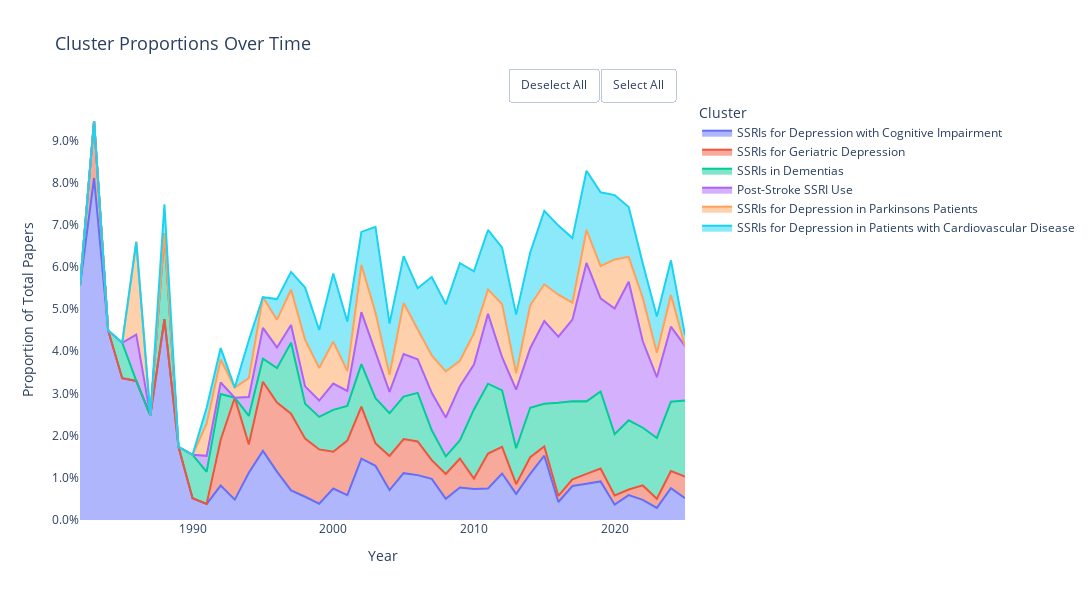

The notebook cell saved with this chart:
### Markdown cell above
# Plot Geriatrics

### Code cell
fig_geriatrics

### Figure 1 — Plotly figure (JSON) as saved in the notebook; plotly's stock layout.template omitted (floating-point values rounded to 4 significant figures)
{"data": [{"fillpattern": {"shape": ""}, "hovertemplate": "<b>%{fullData.name}</b><br>Year: %{x}<br>Proportion: %{y:.2%}<extra></extra>", "legendgroup": "SSRIs for Depression with Cognitive Impairment", "line": {"color": "#636EFA"}, "marker": {"symbol": "circle"}, "mode": "lines", "name": "SSRIs for Depression with Cognitive Impairment", "orientation": "v", "showlegend": true, "stackgroup": "1", "type": "scatter", "x": [1982, 1983, 1984, 1985, 1986, 1987, 1988, 1989, 1990, 1991, 1992, 1993, 1994, 1995, 1996, 1997, 1998, 1999, 2000, 2001, 2002, 2003, 2004, 2005, 2006, 2007, 2008, 2009, 2010, 2011, 2012, 2013, 2014, 2015, 2016, 2017, 2018, 2019, 2020, 2021, 2022, 2023, 2024, 2025], "xaxis": "x", "y": [0.05556, 0.08108, 0.04494, 0.03361, 0.03297, 0.02479, 0.04762, 0.01734, 0.005155, 0.003802, 0.008152, 0.004831, 0.01121, 0.01639, 0.01146, 0.007003, 0.00551, 0.003861, 0.007463, 0.005882, 0.01456, 0.01283, 0.007085, 0.0111, 0.01064, 0.009752, 0.005029, 0.007719, 0.007371, 0.007457, 0.01102, 0.006182, 0.01096, 0.01524, 0.004274, 0.008052, 0.008594, 0.009139, 0.003634, 0.005909, 0.004785, 0.002882, 0.007524, 0.005155], "yaxis": "y"}, {"fillpattern": {"shape": ""}, "hovertemplate": "<b>%{fullData.name}</b><br>Year: %{x}<br>Proportion: %{y:.2%}<extra></extra>", "legendgroup": "SSRIs for Geriatric Depression", "line": {"color": "#EF553B"}, "marker": {"symbol": "circle"}, "mode": "lines", "name": "SSRIs for Geriatric Depression", "orientation": "v", "showlegend": true, "stackgroup": "1", "type": "scatter", "x": [1982, 1983, 1984, 1985, 1986, 1987, 1988, 1989, 1990, 1991, 1992, 1993, 1994, 1995, 1996, 1997, 1998, 1999, 2000, 2001, 2002, 2003, 2004, 2005, 2006, 2007, 2008, 2009, 2010, 2011, 2012, 2013, 2014, 2015, 2016, 2017, 2018, 2019, 2020, 2021, 2022, 2023, 2024, 2025], "xaxis": "x", "y": [0.0, 0.01351, 0.0, 0.0, 0.0, 0.0, 0.0, 0.0, 0.0, 0.0, 0.01087, 0.02415, 0.006726, 0.01639, 0.01637, 0.01821, 0.01377, 0.01287, 0.008706, 0.01294, 0.01232, 0.005348, 0.008097, 0.008073, 0.007979, 0.004433, 0.005868, 0.006861, 0.002457, 0.008285, 0.006299, 0.002318, 0.003915, 0.002177, 0.001425, 0.00161, 0.002344, 0.003046, 0.00218, 0.001313, 0.003418, 0.002161, 0.004104, 0.005155], "yaxis": "y"}, {"fillpattern": {"shape": ""}, "hovertemplate": "<b>%{fullData.name}</b><br>Year: %{x}<br>Proportion: %{y:.2%}<extra></extra>", "legendgroup": "SSRIs in Dementias", "line": {"color": "#00CC96"}, "marker": {"symbol": "circle"}, "mode": "lines", "name": "SSRIs in Dementias", "orientation": "v", "showlegend": true, "stackgroup": "1", "type": "scatter", "x": [1982, 1983, 1984, 1985, 1986, 1987, 1988, 1989, 1990, 1991, 1992, 1993, 1994, 1995, 1996, 1997, 1998, 1999, 2000, 2001, 2002, 2003, 2004, 2005, 2006, 2007, 2008, 2009, 2010, 2011, 2012, 2013, 2014, 2015, 2016, 2017, 2018, 2019, 2020, 2021, 2022, 2023, 2024, 2025], "xaxis": "x", "y": [0.0, 0.0, 0.0, 0.008403, 0.0, 0.0, 0.02041, 0.0, 0.01031, 0.007605, 0.01087, 0.0, 0.006726, 0.005464, 0.008183, 0.01681, 0.008264, 0.007722, 0.00995, 0.008235, 0.01008, 0.0107, 0.01012, 0.01009, 0.01152, 0.007092, 0.004191, 0.004288, 0.01638, 0.01657, 0.01339, 0.008501, 0.01175, 0.01016, 0.02208, 0.01852, 0.01719, 0.01828, 0.01453, 0.01641, 0.01367, 0.01441, 0.01642, 0.01804], "yaxis": "y"}, {"fillpattern": {"shape": ""}, "hovertemplate": "<b>%{fullData.name}</b><br>Year: %{x}<br>Proportion: %{y:.2%}<extra></extra>", "legendgroup": "Post-Stroke SSRI Use", "line": {"color": "#AB63FA"}, "marker": {"symbol": "circle"}, "mode": "lines", "name": "Post-Stroke SSRI Use", "orientation": "v", "showlegend": true, "stackgroup": "1", "type": "scatter", "x": [1982, 1983, 1984, 1985, 1986, 1987, 1988, 1989, 1990, 1991, 1992, 1993, 1994, 1995, 1996, 1997, 1998, 1999, 2000, 2001, 2002, 2003, 2004, 2005, 2006, 2007, 2008, 2009, 2010, 2011, 2012, 2013, 2014, 2015, 2016, 2017, 2018, 2019, 2020, 2021, 2022, 2023, 2024, 2025], "xaxis": "x", "y": [0.0, 0.0, 0.0, 0.0, 0.01099, 0.0, 0.0, 0.0, 0.0, 0.003802, 0.002717, 0.0, 0.004484, 0.007286, 0.00491, 0.004202, 0.004132, 0.003861, 0.006219, 0.003529, 0.01232, 0.0107, 0.005061, 0.01009, 0.007979, 0.008865, 0.00922, 0.01286, 0.01065, 0.01657, 0.007874, 0.01391, 0.0141, 0.01959, 0.01567, 0.01932, 0.03281, 0.02209, 0.0298, 0.03283, 0.02051, 0.01441, 0.01778, 0.01289], "yaxis": "y"}, {"fillpattern": {"shape": ""}, "hovertemplate": "<b>%{fullData.name}</b><br>Year: %{x}<br>Proportion: %{y:.2%}<extra></extra>", "legendgroup": "SSRIs for Depression in Parkinsons Patients", "line": {"color": "#FFA15A"}, "marker": {"symbol": "circle"}, "mode": "lines", "name": "SSRIs for Depression in Parkinsons Patients", "orientation": "v", "showlegend": true, "stackgroup": "1", "type": "scatter", "x": [1982, 1983, 1984, 1985, 1986, 1987, 1988, 1989, 1990, 1991, 1992, 1993, 1994, 1995, 1996, 1997, 1998, 1999, 2000, 2001, 2002, 2003, 2004, 2005, 2006, 2007, 2008, 2009, 2010, 2011, 2012, 2013, 2014, 2015, 2016, 2017, 2018, 2019, 2020, 2021, 2022, 2023, 2024, 2025], "xaxis": "x", "y": [0.0, 0.0, 0.0, 0.0, 0.02198, 0.0, 0.0, 0.0, 0.0, 0.007605, 0.005435, 0.002415, 0.004484, 0.007286, 0.006547, 0.008403, 0.01102, 0.007722, 0.00995, 0.004706, 0.0112, 0.009626, 0.004049, 0.01211, 0.007092, 0.008865, 0.0109, 0.006003, 0.007371, 0.0058, 0.0126, 0.003864, 0.01018, 0.008708, 0.009972, 0.004026, 0.007812, 0.007616, 0.01163, 0.005909, 0.01025, 0.005764, 0.007524, 0.0], "yaxis": "y"}, {"fillpattern": {"shape": ""}, "hovertemplate": "<b>%{fullData.name}</b><br>Year: %{x}<br>Proportion: %{y:.2%}<extra></extra>", "legendgroup": "SSRIs for Depression in Patients with Cardiovascular Disease", "line": {"color": "#19D3F3"}, "marker": {"symbol": "circle"}, "mode": "lines", "name": "SSRIs for Depression in Patients with Cardiovascular Disease", "orientation": "v", "showlegend": true, "stackgroup": "1", "type": "scatter", "x": [1982, 1983, 1984, 1985, 1986, 1987, 1988, 1989, 1990, 1991, 1992, 1993, 1994, 1995, 1996, 1997, 1998, 1999, 2000, 2001, 2002, 2003, 2004, 2005, 2006, 2007, 2008, 2009, 2010, 2011, 2012, 2013, 2014, 2015, 2016, 2017, 2018, 2019, 2020, 2021, 2022, 2023, 2024, 2025], "xaxis": "x", "y": [0.0, 0.0, 0.0, 0.0, 0.0, 0.0, 0.006803, 0.0, 0.0, 0.003802, 0.002717, 0.0, 0.008969, 0.0, 0.00491, 0.004202, 0.0124, 0.009009, 0.01617, 0.01176, 0.007839, 0.02032, 0.01215, 0.0111, 0.009752, 0.01862, 0.01593, 0.02316, 0.01474, 0.01408, 0.01339, 0.01391, 0.01253, 0.01742, 0.01638, 0.0153, 0.01406, 0.01752, 0.01526, 0.01182, 0.008202, 0.008646, 0.008208, 0.002577], "yaxis": "y"}], "layout": {"height": 600, "hovermode": "closest", "legend": {"font": {"size": 12}, "orientation": "v", "title": {"font": {"size": 14}, "text": "Cluster"}, "tracegroupgap": 0, "traceorder": "normal", "x": 1.02, "xanchor": "left", "y": 1, "yanchor": "top"}, "margin": {"r": 150}, "plot_bgcolor": "white", "title": {"font": {"size": 18}, "text": "Cluster Proportions Over Time"}, "updatemenus": [{"buttons": [{"args": [{"visible": "legendonly"}], "label": "Deselect All", "method": "restyle"}, {"args": [{"visible": true}], "label": "Select All", "method": "restyle"}], "direction": "left", "pad": {"r": 10, "t": 10}, "showactive": false, "type": "buttons", "x": 1, "xanchor": "right", "y": 1.1, "yanchor": "top"}], "width": 1200, "xaxis": {"anchor": "y", "domain": [0, 1], "title": {"font": {"size": 14}, "text": "Year"}}, "yaxis": {"anchor": "x", "domain": [0, 1], "tickformat": ".1%", "title": {"font": {"size": 14}, "text": "Proportion of Total Papers"}}}}
